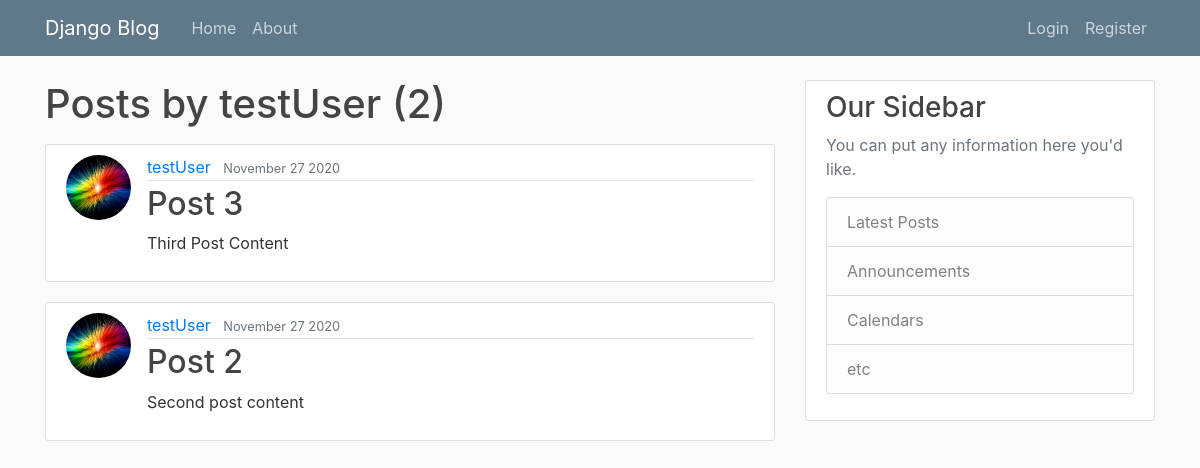
The page /user/testUser on the database as committed earlier.
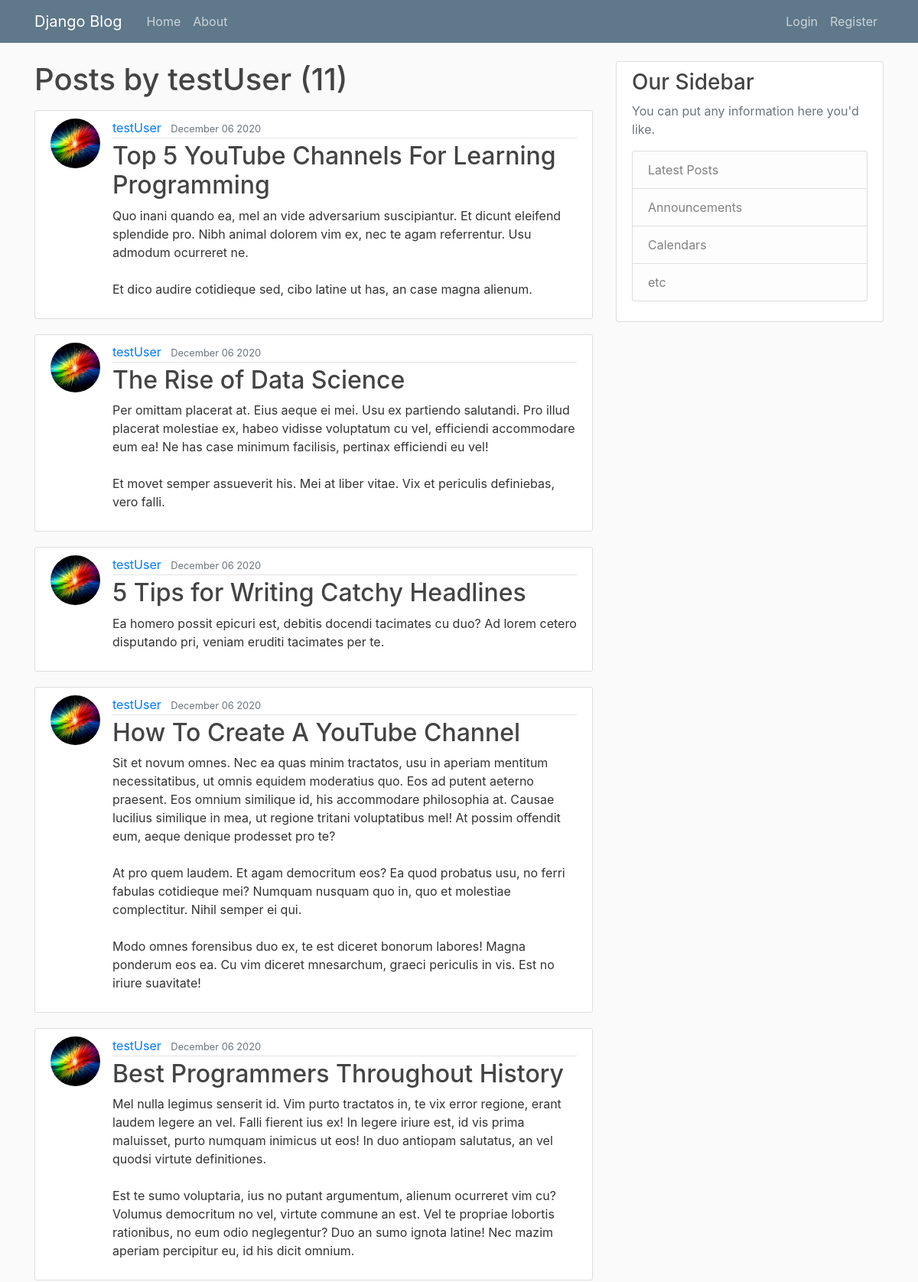
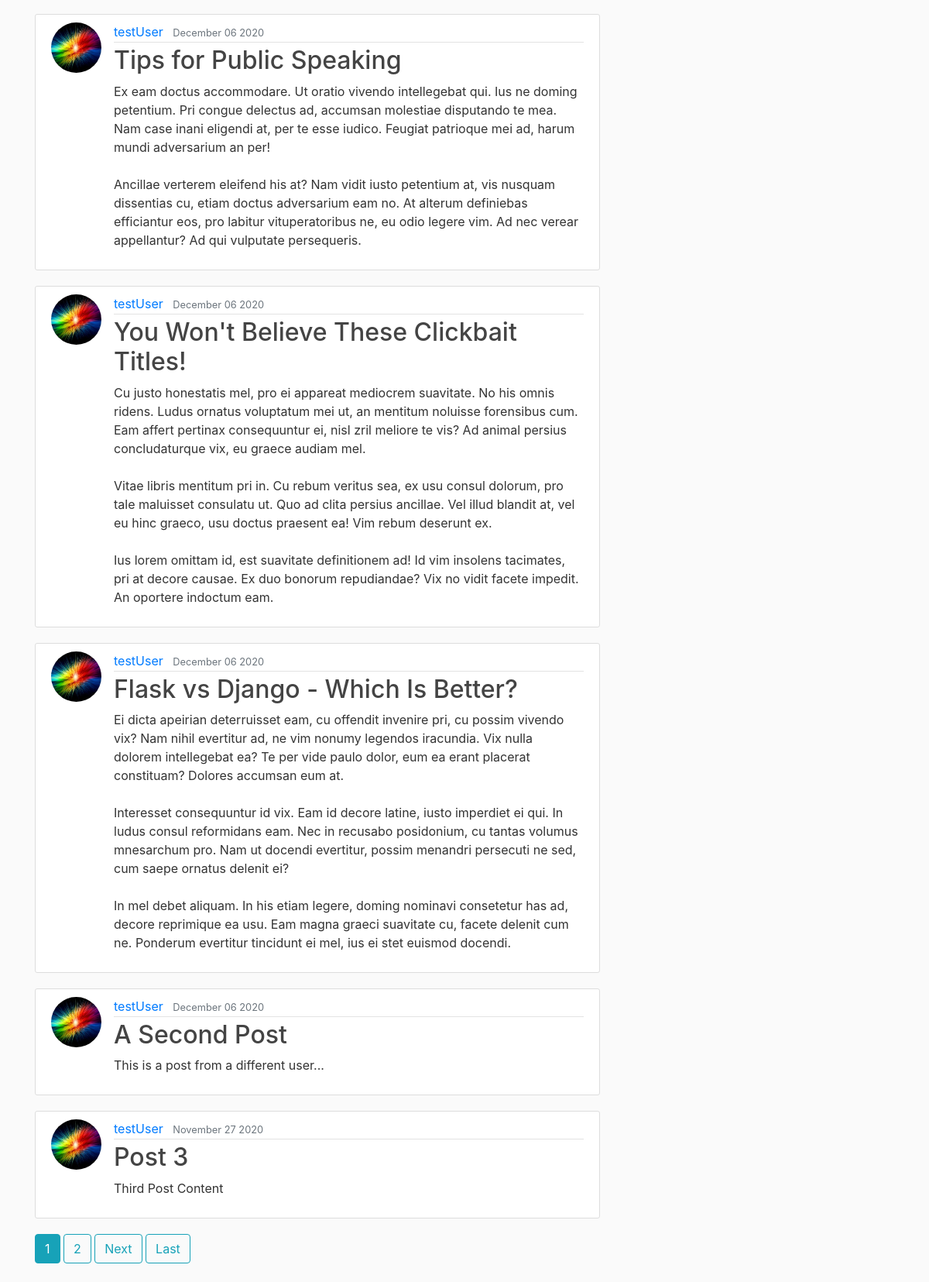
The same page on the database as committed later (2 pictures, top to bottom).
### blog/models.py (models this page shows, shortened)
class Post(models.Model):
    title = models.CharField(max_length=100)
    content = models.TextField()
    date_posted = models.DateTimeField(default=timezone.now)
    author = models.ForeignKey(User, on_delete=models.CASCADE)

### users/models.py (models this page shows, shortened)
class Profile(models.Model):
    user = models.OneToOneField(User, on_delete=models.CASCADE)
    image = models.ImageField(default='default.jpg', upload_to='profile_pics')

### blog/views.py (the view)
# urls.py: path('user/<str:username>', UserPostListView.as_view(), name='user-posts'),
class UserPostListView(ListView):
    model = Post
    template_name = 'blog/user_posts.html' #<app>/<model>_<viewtype>.html
    context_object_name = 'posts'
    paginate_by = 10
    def get_queryset(self):
        user = get_object_or_404(User, username=self.kwargs.get('username'))
        return Post.objects.filter(author=user).order_by('-date_posted')

### blog/templates/blog/user_posts.html (shortened to what this page needs)
{% extends "blog/base.html"%}
{% block content %}
<h1 class="mb-3">Posts by {{ view.kwargs.username }} ({{ page_obj.paginator.count }})</h1>
{% for post in posts %}
<article class="media content-section">
  <img class="rounded-circle article-img" src="{{ post.author.profile.image.url }}">
  <div class="media-body">
    <div class="article-metadata">
      <a class="mr-2" href="{% url 'user-posts' post.author.username %}">{{ post.author }}</a>
      <small class="text-muted">{{ post.date_posted|date:"F d Y" }}</small>
    </div>
    <h2><a class="article-title" href="{% url 'post-detail' post.id %}">{{ post.title }}</a></h2>
    <p class="article-content">{{ post.content }}</p>
  </div>
</article>
{% endfor %}
{% if is_paginated %}
{% for num in page_obj.paginator.page_range %}
{% if page_obj.number == num %}
<a class="btn btn-info mb-4" href="?page={{ num }}">{{ num }}</a>
{% elif num > page_obj.number|add:'-3' and num < page_obj.number|add:'3' %}
						 <a class="btn btn-outline-info mb-4" href="?page={{ num }}">{{ num }}</a>
						 {% endif%}
						 {% endfor %}
						 {% if page_obj.has_next %}
<a class="btn btn-outline-info mb-4" href="?page={{ page_obj.next_page_number }}">Next</a>
<a class="btn btn-outline-info mb-4" href="?page={{ page_obj.paginator.num_pages }}">Last</a>
{% endif %}
{% endif %}
{% endblock content %}

### blog/templates/blog/base.html (shortened to what this page needs)
{% load static %}
<!DOCTYPE html>
<html>
  <head>
    <link rel="stylesheet" href="https://maxcdn.bootstrapcdn.com/bootstrap/4.0.0/css/bootstrap.min.css">
    <link rel="stylesheet" type="text/css" href="{% static 'blog/main.css' %}">
  </head>
  <body>
    <header class="site-header">
      <nav class="navbar navbar-expand-md navbar-dark bg-steel fixed-top">
	<div class="container">
	  <a class="navbar-brand mr-4" href="/">Django Blog</a>
	  <div class="collapse navbar-collapse" id="navbarToggle">
            <div class="navbar-nav mr-auto">
              <a class="nav-item nav-link" href="{% url 'blog-home'  %}">Home</a>
              <a class="nav-item nav-link" href="{% url 'blog-about'  %}">About</a>
            </div>
            <div class="navbar-nav">
	      {% if user.is_authenticated %}
	      <a class="nav-item nav-link" href="{% url 'post-create' %}">New Post</a>
	      <a class="nav-item nav-link" href="{% url 'profile' %}">Profile</a>
	      <a class="nav-item nav-link" href="{% url 'logout' %}">Logout</a>
	      {% else %}
              <a class="nav-item nav-link" href="{% url 'login' %}">Login</a>
              <a class="nav-item nav-link" href="{% url 'register' %}">Register</a>
	      {% endif %}
            </div>
	  </div>
	</div>
      </nav>
    </header>
    <main role="main" class="container">
      <div class="row">
	<div class="col-md-8">
	  {% block content %}{% endblock %}
	</div>
	<div class="col-md-4">
	  <div class="content-section">
            <h3>Our Sidebar</h3>
            <p class='text-muted'>You can put any information here you'd like.
              <ul class="list-group">
		<li class="list-group-item list-group-item-light">Latest Posts</li>
		<li class="list-group-item list-group-item-light">Announcements</li>
		<li class="list-group-item list-group-item-light">Calendars</li>
		<li class="list-group-item list-group-item-light">etc</li>
              </ul>
            </p>
	  </div>
	</div>
      </div>
    </main>
  </body>
</html>

### blog/static/blog/main.css (style rules this page uses)
body { background: #fafafa; color: #333333; margin-top: 5rem; }
h1, h2, h3, h4, h5, h6 { color: #444444; }
ul { margin: 0; }
.bg-steel { background-color: #5f788a; }
.site-header .navbar-nav .nav-link { color: #cbd5db; }
.content-section { background: #ffffff; padding: 10px 20px; border: 1px solid #dddddd; border-radius: 3px; margin-bottom: 20px; }
.article-title { color: #444444; }
.article-content { white-space: pre-line; }
.article-img { height: 65px; width: 65px; margin-right: 16px; }
.article-metadata { padding-bottom: 1px; margin-bottom: 4px; border-bottom: 1px solid #e3e3e3 }

Rows that differ between the two databases and show on the page:
no longer on this page (row unchanged): Post: author.profile.image (picture), author "testUser", date_posted "November 27 2020", title "Post 2", content "Second post content"
added Post: author.profile.image (picture), author "testUser", date_posted "December 06 2020", title "Top 5 YouTube Channels For Learning Programming", content "Quo inani quando ea, mel an vide adversarium suscipiantur. Et dicunt eleifend splendide pro. Nibh animal dolorem vim ex, nec te agam referrentur. Usu admodum ocurreret ne. Et dico audire cotidieque sed, cibo latine ut has, an case magna alienum."
added Post: author.profile.image (picture), author "testUser", date_posted "December 06 2020", title "The Rise of Data Science", content "Per omittam placerat at. Eius aeque ei mei. Usu ex partiendo salutandi. Pro illud placerat molestiae ex, habeo vidisse voluptatum cu vel, efficiendi accommodare eum ea! Ne has case minimum facilisis, pertinax efficiendi eu vel! Et movet semper assueverit his. Mei at liber vitae. Vix et periculis definiebas, vero falli."
added Post: author.profile.image (picture), author "testUser", date_posted "December 06 2020", title "5 Tips for Writing Catchy Headlines", content "Ea homero possit epicuri est, debitis docendi tacimates cu duo? Ad lorem cetero disputando pri, veniam eruditi tacimates per te."
added Post: author.profile.image (picture), author "testUser", date_posted "December 06 2020", title "How To Create A YouTube Channel", content "Sit et novum omnes. Nec ea quas minim tractatos, usu in aperiam mentitum necessitatibus, ut omnis equidem moderatius quo. Eos ad putent aeterno praesent. Eos omnium similique id, his accommodare philosophia at. Causae lucilius similique in mea, ut regione tritani voluptatibus mel! At possim offendit eum, aeque denique prodesset pro te? At pro quem laudem. Et agam democritum eos? Ea quod probatus usu, no ferri fabulas cotidieque mei? Numquam nusquam quo in, quo et molestiae complectitur. Nihil semper ei qui. Modo omnes forensibus duo ex, te est diceret bonorum labores! Magna ponderum eos ea. Cu vim diceret mnesarchum, graeci periculis in vis. Est no iriure suavitate!"
added Post: author.profile.image (picture), author "testUser", date_posted "December 06 2020", title "Best Programmers Throughout History", content "Mel nulla legimus senserit id. Vim purto tractatos in, te vix error regione, erant laudem legere an vel. Falli fierent ius ex! In legere iriure est, id vis prima maluisset, purto numquam inimicus ut eos! In duo antiopam salutatus, an vel quodsi virtute definitiones. Est te sumo voluptaria, ius no putant argumentum, alienum ocurreret vim cu? Volumus democritum no vel, virtute commune an est. Vel te propriae lobortis rationibus, no eum odio neglegentur? Duo an sumo ignota latine! Nec mazim aperiam percipitur eu, id his dicit omnium."
added Post: author.profile.image (picture), author "testUser", date_posted "December 06 2020", title "Tips for Public Speaking", content "Ex eam doctus accommodare. Ut oratio vivendo intellegebat qui. Ius ne doming petentium. Pri congue delectus ad, accumsan molestiae disputando te mea. Nam case inani eligendi at, per te esse iudico. Feugiat patrioque mei ad, harum mundi adversarium an per! Ancillae verterem eleifend his at? Nam vidit iusto petentium at, vis nusquam dissentias cu, etiam doctus adversarium eam no. At alterum definiebas efficiantur eos, pro labitur vituperatoribus ne, eu odio legere vim. Ad nec verear appellantur? Ad qui vulputate persequeris."
added Post: author.profile.image (picture), author "testUser", date_posted "December 06 2020", title "You Won't Believe These Clickbait Titles!", content "Cu justo honestatis mel, pro ei appareat mediocrem suavitate. No his omnis ridens. Ludus ornatus voluptatum mei ut, an mentitum noluisse forensibus cum. Eam affert pertinax consequuntur ei, nisl zril meliore te vis? Ad animal persius concludaturque vix, eu graece audiam mel. Vitae libris mentitum pri in. Cu rebum veritus sea, ex usu consul dolorum, pro tale maluisset consulatu ut. Quo ad clita persius ancillae. Vel illud blandit at, vel eu hinc graeco, usu doctus praesent ea! Vim rebum deserunt ex. Ius lorem omittam id, est suavitate definitionem ad! Id vim insolens tacimates, pri at decore causae. Ex duo bonorum repudiandae? Vix no vidit facete impedit. An oportere indoctum eam."
added Post: author.profile.image (picture), author "testUser", date_posted "December 06 2020", title "Flask vs Django - Which Is Better?", content "Ei dicta apeirian deterruisset eam, cu offendit invenire pri, cu possim vivendo vix? Nam nihil evertitur ad, ne vim nonumy legendos iracundia. Vix nulla dolorem intellegebat ea? Te per vide paulo dolor, eum ea erant placerat constituam? Dolores accumsan eum at. Interesset consequuntur id vix. Eam id decore latine, iusto imperdiet ei qui. In ludus consul reformidans eam. Nec in recusabo posidonium, cu tantas volumus mnesarchum pro. Nam ut docendi evertitur, possim menandri persecuti ne sed, cum saepe ornatus delenit ei? In mel debet aliquam. In his etiam legere, doming nominavi consetetur has ad, decore reprimique ea usu. Eam magna graeci suavitate cu, facete delenit cum ne. Ponderum…"
added Post: author.profile.image (picture), author "testUser", date_posted "December 06 2020", title "A Second Post", content "This is a post from a different user..."
Other text that changed with them:
{{ page_obj.paginator.count }}: "2" → "11"
new list line: "1"
new list line: "2"
text now shown: "Next Last"
